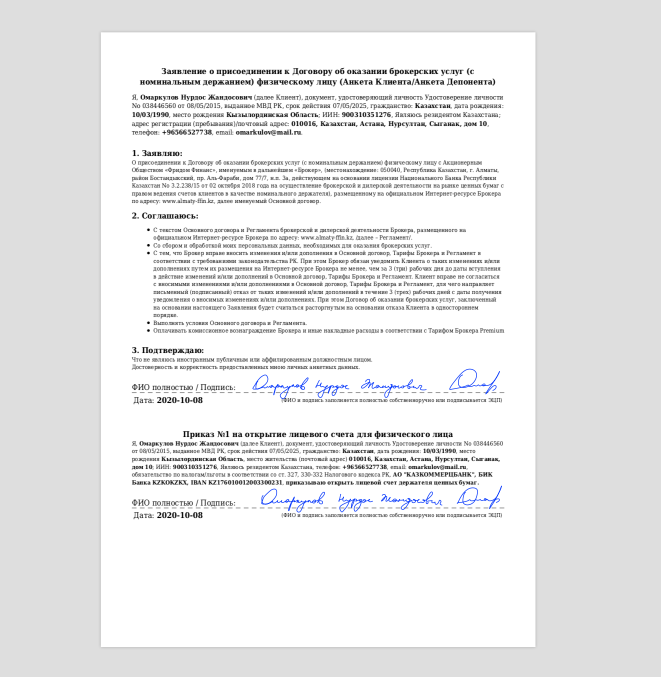
#> input picture Image_Processing/W2L2/test.png, 1322 x 1354 px (shown at 1/2 size)
$ python line_detection.py
#> lines starting #> are read from the running program, lines starting #| are printed output that depends on the picture; after the words box and inside, x2 and y2 are one past the last pixel; in counts of white or black regions, pixels touching at a corner belong together
import cv2
import numpy as np

img = cv2.imread("test.png")
#> img is the input picture: shape (1354, 1322, 3); mean B, G, R 232.5, 232.1, 232

edges = cv2.Canny(img, 50, 50, apertureSize = 3)
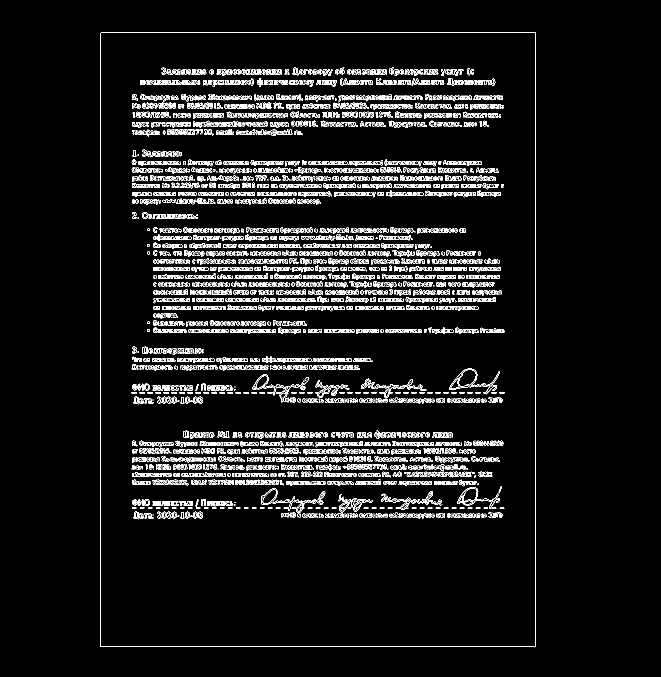
#> edges: shape (1354, 1322) (shown at 1/2 size); 5.9% white in thin lines or dots, all inside (x1, y1, x2, y2) = (201, 64, 1071, 1295)
lines = cv2.HoughLines(edges, 1, np.pi/180, 400)
#> lines = 48 rows, first 8: [1070, 0], [201, 0], [1293, 1.57], [64, 1.57], [391, 1.57], [375, 1.57], [360, 1.57], [665, 1.57]

for line in lines:
	for rho, theta in line:
		a = np.cos(theta)
		b = np.sin(theta)
		x0 = a * rho
		y0 = b * rho
		x1 = int(x0 + 10000 * (-b))
		y1 = int(y0 + 10000 * (a))
		x2 = int(x0 - 10000 * (-b))
		y2 = int(y0 - 10000 * (a))
		cv2.line(img, (x1,y1), (x2,y2),(0,0,255),2)
#> this loop made 48 passes
#> line on passes 1 to 12: [[1070, 0]], [[201, 0]], [[1293, 1.57]], [[64, 1.57]], [[391, 1.57]], [[375, 1.57]], [[360, 1.57]], [[665, 1.57]], [[784, 1.57]], [[786, 1.57]], [[160, 1.57]], [[329, 1.57]]
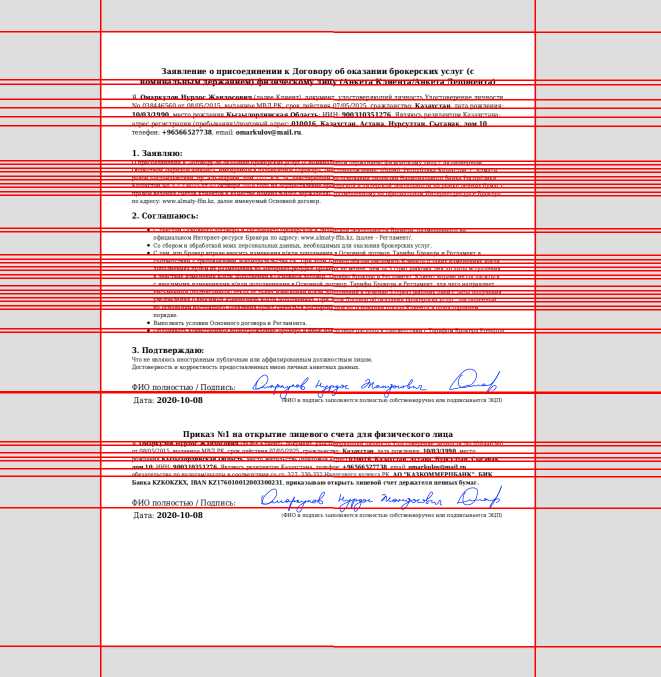
#> img: shape (1354, 1322, 3) (shown at 1/2 size); 10.53% of pixels changed, all inside (x1, y1, x2, y2) = (0, 0, 1322, 1354)
scale = 0.2
cv2.imshow("Window", cv2.resize(img,(0,0),fx = scale, fy= scale))
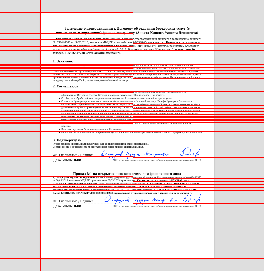
#> window 'Window': shape (271, 264, 3); mean B, G, R 209.1, 208.7, 235.3
cv2.waitKey(0)
